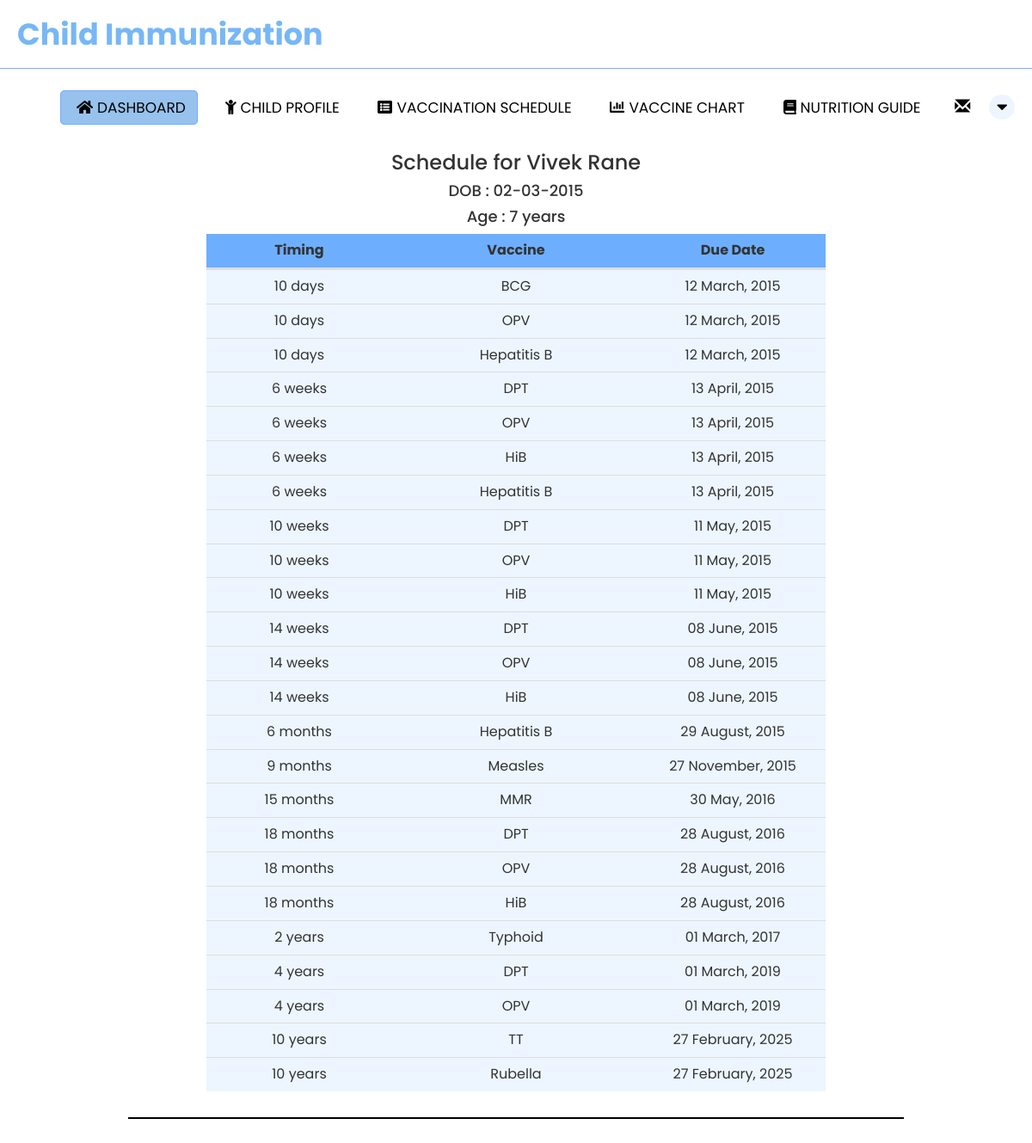
Page /parent_vaccine_schedule.php (signed in) on the earlier database version.
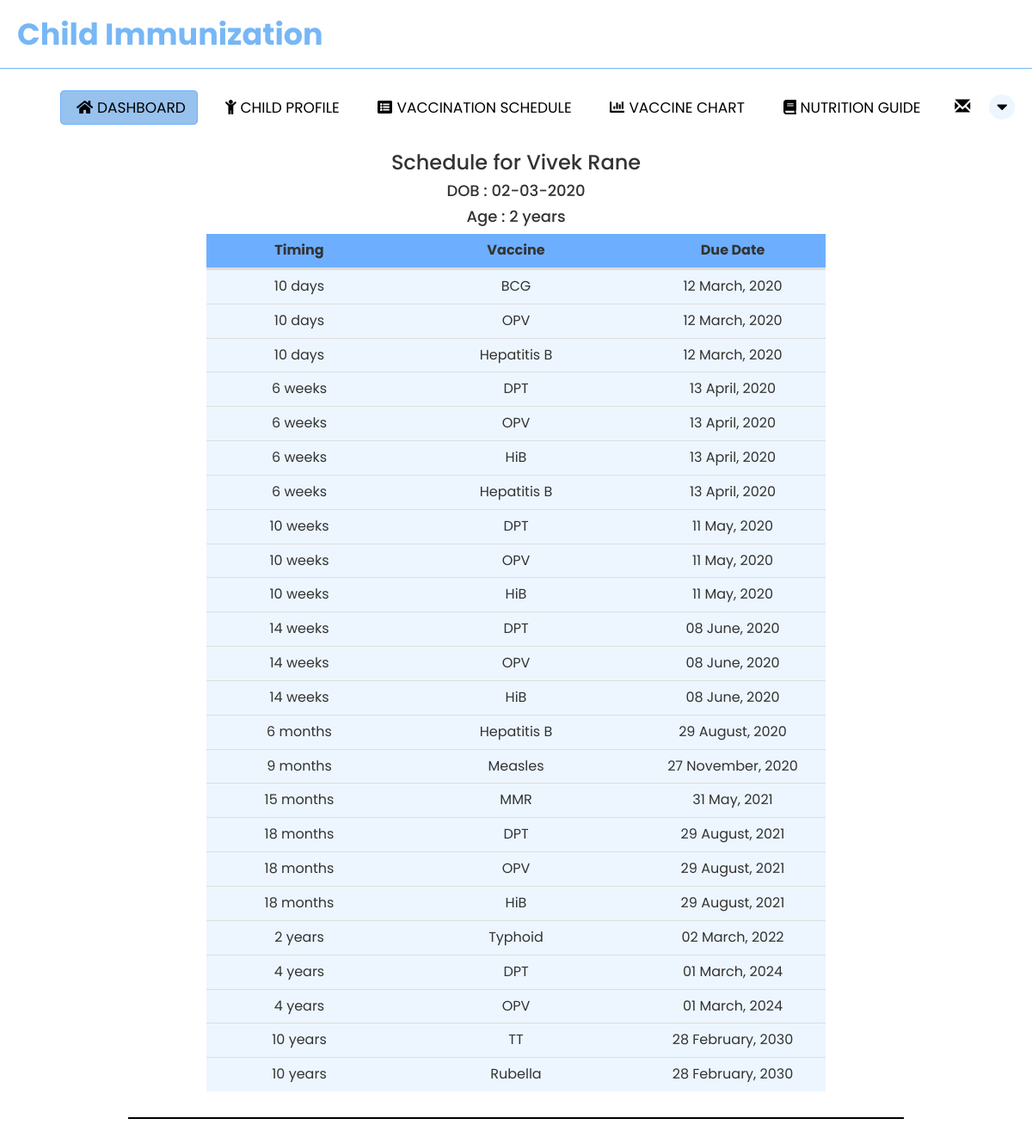
Same page on the later database version.
### tables this page shows
CREATE TABLE `child_tbl` (
  `child_id` int(11) NOT NULL,
  `parent_id` int(11) NOT NULL,
  `firstname` varchar(50) NOT NULL,
  `lastname` varchar(50) NOT NULL,
  `middlename` varchar(50) NOT NULL,
  `dateofbirth` date NOT NULL,
  `placeofbirth` varchar(100) NOT NULL,
  `address` varchar(50) NOT NULL,
  `fathername` varchar(50) NOT NULL,
  `mothername` varchar(50) NOT NULL,
  `birthheight` int(11) NOT NULL,
  `birthweight` int(11) NOT NULL,
  `sex` varchar(50) NOT NULL
);

CREATE TABLE `vaccine_schedule` (
  `vaccine_id` int(10) NOT NULL,
  `vaccine_name` varchar(20) NOT NULL,
  `min_age` int(10) NOT NULL
);

### PHP/functions.php (called while the page is built, shortened)
<?php
function check_login($con)
{
    if (isset($_SESSION['parent_id'])) {
        $parent_id = $_SESSION['parent_id'];
        $query = "SELECT * FROM parent_tbl where parent_id = '$parent_id' limit 1";
        $result = mysqli_query($con, $query);
        if ($result && mysqli_num_rows($result) > 0) {
            $user_data = mysqli_fetch_assoc($result);
            return $user_data;
        }
    }
}

### vaccinedate.php (called while the page is built, shortened)
<?php
function vaccineDate($minage,$dob)
{
    $date_array = [];
    $min_age = "";
    $ignore = true;
    $total_time = $minage;
    $years = $total_time / 365;
    $years = floor($years);
    $months = ($total_time % 365) / 30;
    $months = floor($months);
    $days = ($total_time % 365) % 30;
    if ($years > 0) {
        if ($months > 0) {
            $min_age = $years * 12 + $months . " months ";
        } else {
            $min_age = $years . " years ";
        }
        $ignore = false;
    }
    if ($months > 0 && $ignore) {
        if ($days > 7 && $days < 30) {
            $min_age = $months * 30 + $days;
            $weeks = $min_age / 7;
            $min_age = $weeks . " weeks ";
            $ignore = false;
        } elseif ($days < 30) {
            $min_age = $min_age . $months . " months ";
        }
    }
    if ($days > 0 && $ignore) {
        $min_age = $min_age . $days . " days";
    }
    $vaccinedate = new DateTime($dob);
    $vaccinedate->add(new DateInterval('P' . $minage . 'D'));
    $date_array[0] = $min_age;
    $date_array[1] = $vaccinedate->format('Y-m-d');
    return $date_array;
}
?>

### parent_vaccine_schedule.php (the view, shortened to what the changed rows need)
<?php
include "PHP/connection.php";
include "PHP/functions.php";
include "vaccinedate.php";
$user_data = check_login($con);
$parent_id = $user_data['parent_id'];
?>
<!DOCTYPE html>
<html lang="en">
<head>
    <link rel="stylesheet" href="CSS/parent_vaccine_schedule.css">
    <link rel="stylesheet" href="https://cdnjs.cloudflare.com/ajax/libs/font-awesome/4.7.0/css/font-awesome.min.css">
  <link rel="stylesheet" href="https://maxcdn.bootstrapcdn.com/bootstrap/3.3.6/css/bootstrap.min.css" />
</head>
<body>
      <br>
      <br>
      <?php
      $sql = "SELECT * FROM child_tbl where parent_id='$parent_id'";
      $stmt = $con->prepare($sql);
      $stmt->execute();
      $result = $stmt->get_result();
      while ($row = $result->fetch_assoc()) {
          $childFN = $row['firstname'];
          $childLN = $row['lastname'];
          $dob = $row['dateofbirth'];
          $dateOfBirth = new DateTime($dob);
          $today = date("Y-m-d");
          $diff = date_diff(date_create($dob), date_create($today));
          $age = $diff->format('%y');
          echo "<center><h3>Schedule for " . $childFN . " " . $childLN . "</h3></center>";
          echo "<center><h4>DOB : " . $dateOfBirth->format('d-m-Y') . "</h4></center>";
          echo "<center><h4>Age : " . $age . " years</h4></center>";
          ?>
        <center><table class="table" style="width: 60%; margin-bottom: 30px; border-collapse: separate; font-size: 16px">
      <thead style="line-height: 40px">
                <th style="width: 30%; text-align: center;">Timing</th>
                <th style="width: 40%; text-align: center;">Vaccine</th>
                <th style="width: 30%; text-align: center;">Due Date</th>
      </thead>
      <tbody>
           <tbody>
                <?php
                $sql_v = "SELECT * FROM vaccine_schedule";
                $stmt_v = $con->prepare($sql_v);
                $stmt_v->execute();
                $result_v = $stmt_v->get_result();
                while ($row = $result_v->fetch_assoc()) {
                    $vaccinename = $row['vaccine_name'];
                    $minage = $row['min_age'];
                    $vaccine_date = vaccineDate($minage, $dob);
                    $min_age = $vaccine_date[0];
                    $vaccinedate = new DateTime($vaccine_date[1]);
                    ?>
                  <tr>
                    <td><?php echo $min_age; ?></td>
                    <td><?php echo $vaccinename; ?></td>
                    <td><?php echo $vaccinedate->format('d F, Y'); ?></td>
                  </tr>
                  <?php
                }
                ?>
          </tbody>
        </table></center>
        <center>
        <hr style="border: 0.5px solid black; width: 75%;"></center><br>
        <?php
      }
      ?>
  </body>
</html>

Differences in the rows shown:
changed child_tbl "Vivek": dateofbirth "02-03-2015" → "02-03-2020"; dateofbirth "7" → "2"
changed through a linked row, vaccine_schedule "BCG": min_age.dateofbirth "12 March, 2015" → "12 March, 2020"
changed through a linked row, vaccine_schedule (number 2 of 24 on the later page): min_age.dateofbirth "12 March, 2015" → "12 March, 2020"
changed through a linked row, vaccine_schedule (number 3 of 24 on the later page): min_age.dateofbirth "12 March, 2015" → "12 March, 2020"
changed through a linked row, vaccine_schedule (number 4 of 24 on the later page): min_age.dateofbirth "13 April, 2015" → "13 April, 2020"
changed through a linked row, vaccine_schedule (number 5 of 24 on the later page): min_age.dateofbirth "13 April, 2015" → "13 April, 2020"
changed through a linked row, vaccine_schedule (number 6 of 24 on the later page): min_age.dateofbirth "13 April, 2015" → "13 April, 2020"
changed through a linked row, vaccine_schedule (number 7 of 24 on the later page): min_age.dateofbirth "13 April, 2015" → "13 April, 2020"
changed through a linked row, vaccine_schedule (number 8 of 24 on the later page): min_age.dateofbirth "11 May, 2015" → "11 May, 2020"
changed through a linked row, vaccine_schedule (number 9 of 24 on the later page): min_age.dateofbirth "11 May, 2015" → "11 May, 2020"
changed through a linked row, vaccine_schedule (number 10 of 24 on the later page): min_age.dateofbirth "11 May, 2015" → "11 May, 2020"
changed through a linked row, vaccine_schedule (number 11 of 24 on the later page): min_age.dateofbirth "08 June, 2015" → "08 June, 2020"
changed through a linked row, vaccine_schedule (number 12 of 24 on the later page): min_age.dateofbirth "08 June, 2015" → "08 June, 2020"
changed through a linked row, vaccine_schedule (number 13 of 24 on the later page): min_age.dateofbirth "08 June, 2015" → "08 June, 2020"
changed through a linked row, vaccine_schedule: min_age.dateofbirth "29 August, 2015" → "29 August, 2020"
changed through a linked row, vaccine_schedule "Measles": min_age.dateofbirth "27 November, 2015" → "27 November, 2020"
changed through a linked row, vaccine_schedule "MMR": min_age.dateofbirth "30 May, 2016" → "31 May, 2021"
changed through a linked row, vaccine_schedule (number 17 of 24 on the later page): min_age.dateofbirth "28 August, 2016" → "29 August, 2021"
changed through a linked row, vaccine_schedule (number 18 of 24 on the later page): min_age.dateofbirth "28 August, 2016" → "29 August, 2021"
changed through a linked row, vaccine_schedule (number 19 of 24 on the later page): min_age.dateofbirth "28 August, 2016" → "29 August, 2021"
changed through a linked row, vaccine_schedule "Typhoid": min_age.dateofbirth "01 March, 2017" → "02 March, 2022"
changed through a linked row, vaccine_schedule (number 21 of 24 on the later page): min_age.dateofbirth "01 March, 2019" → "01 March, 2024"
changed through a linked row, vaccine_schedule (number 22 of 24 on the later page): min_age.dateofbirth "01 March, 2019" → "01 March, 2024"
changed through a linked row, vaccine_schedule "TT": min_age.dateofbirth "27 February, 2025" → "28 February, 2030"
changed through a linked row, vaccine_schedule "Rubella": min_age.dateofbirth "27 February, 2025" → "28 February, 2030"
